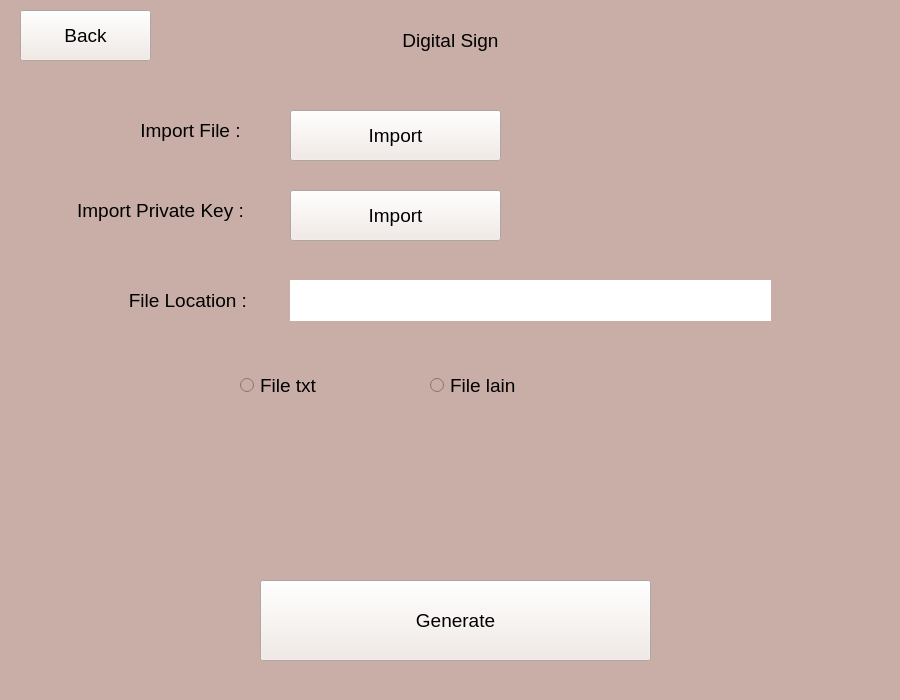
<?xml version="1.0" encoding="UTF-8"?>
<ui version="4.0">
 <class>MainWindow</class>
 <widget class="QMainWindow" name="MainWindow">
  <property name="geometry">
   <rect>
    <x>0</x>
    <y>0</y>
    <width>900</width>
    <height>700</height>
   </rect>
  </property>
  <property name="windowTitle">
   <string>MainWindow</string>
  </property>
  <property name="styleSheet">
   <string notr="true">background-color: rgb(201, 173, 167);</string>
  </property>
  <widget class="QWidget" name="centralwidget">
   <widget class="QPushButton" name="generateSign">
    <property name="geometry">
     <rect>
      <x>260</x>
      <y>580</y>
      <width>391</width>
      <height>81</height>
     </rect>
    </property>
    <property name="font">
     <font>
      <pointsize>14</pointsize>
     </font>
    </property>
    <property name="styleSheet">
     <string notr="true">background-color: rgb(242, 233, 228);</string>
    </property>
    <property name="text">
     <string>Generate</string>
    </property>
   </widget>
   <widget class="QLabel" name="label">
    <property name="geometry">
     <rect>
      <x>270</x>
      <y>20</y>
      <width>361</width>
      <height>41</height>
     </rect>
    </property>
    <property name="font">
     <font>
      <pointsize>14</pointsize>
     </font>
    </property>
    <property name="text">
     <string>Digital Sign</string>
    </property>
    <property name="alignment">
     <set>Qt::AlignCenter</set>
    </property>
    <property name="wordWrap">
     <bool>true</bool>
    </property>
   </widget>
   <widget class="QLabel" name="label_2">
    <property name="geometry">
     <rect>
      <x>10</x>
      <y>280</y>
      <width>361</width>
      <height>41</height>
     </rect>
    </property>
    <property name="font">
     <font>
      <pointsize>14</pointsize>
     </font>
    </property>
    <property name="text">
     <string>File Location : </string>
    </property>
    <property name="alignment">
     <set>Qt::AlignCenter</set>
    </property>
    <property name="wordWrap">
     <bool>true</bool>
    </property>
   </widget>
   <widget class="QLineEdit" name="lineEdit">
    <property name="geometry">
     <rect>
      <x>290</x>
      <y>280</y>
      <width>481</width>
      <height>41</height>
     </rect>
    </property>
    <property name="font">
     <font>
      <pointsize>14</pointsize>
      <kerning>true</kerning>
     </font>
    </property>
    <property name="styleSheet">
     <string notr="true">background-color: rgb(255, 255, 255);</string>
    </property>
    <property name="frame">
     <bool>false</bool>
    </property>
   </widget>
   <widget class="QLabel" name="label_3">
    <property name="geometry">
     <rect>
      <x>220</x>
      <y>480</y>
      <width>441</width>
      <height>41</height>
     </rect>
    </property>
    <property name="font">
     <font>
      <pointsize>14</pointsize>
     </font>
    </property>
    <property name="text">
     <string/>
    </property>
    <property name="alignment">
     <set>Qt::AlignCenter</set>
    </property>
    <property name="wordWrap">
     <bool>true</bool>
    </property>
   </widget>
   <widget class="QPushButton" name="backButton">
    <property name="geometry">
     <rect>
      <x>20</x>
      <y>10</y>
      <width>131</width>
      <height>51</height>
     </rect>
    </property>
    <property name="font">
     <font>
      <pointsize>14</pointsize>
     </font>
    </property>
    <property name="styleSheet">
     <string notr="true">background-color: rgb(242, 233, 228);</string>
    </property>
    <property name="text">
     <string>Back</string>
    </property>
   </widget>
   <widget class="QLabel" name="label_4">
    <property name="geometry">
     <rect>
      <x>10</x>
      <y>110</y>
      <width>361</width>
      <height>41</height>
     </rect>
    </property>
    <property name="font">
     <font>
      <pointsize>14</pointsize>
     </font>
    </property>
    <property name="text">
     <string>Import File :</string>
    </property>
    <property name="alignment">
     <set>Qt::AlignCenter</set>
    </property>
    <property name="wordWrap">
     <bool>true</bool>
    </property>
   </widget>
   <widget class="QPushButton" name="importFileButton">
    <property name="geometry">
     <rect>
      <x>290</x>
      <y>110</y>
      <width>211</width>
      <height>51</height>
     </rect>
    </property>
    <property name="font">
     <font>
      <pointsize>14</pointsize>
     </font>
    </property>
    <property name="styleSheet">
     <string notr="true">background-color: rgb(242, 233, 228);</string>
    </property>
    <property name="text">
     <string>Import</string>
    </property>
   </widget>
   <widget class="QPushButton" name="impPrivKeyButton">
    <property name="geometry">
     <rect>
      <x>290</x>
      <y>190</y>
      <width>211</width>
      <height>51</height>
     </rect>
    </property>
    <property name="font">
     <font>
      <pointsize>14</pointsize>
     </font>
    </property>
    <property name="styleSheet">
     <string notr="true">background-color: rgb(242, 233, 228);</string>
    </property>
    <property name="text">
     <string>Import</string>
    </property>
   </widget>
   <widget class="QLabel" name="label_5">
    <property name="geometry">
     <rect>
      <x>-20</x>
      <y>190</y>
      <width>361</width>
      <height>41</height>
     </rect>
    </property>
    <property name="font">
     <font>
      <pointsize>14</pointsize>
     </font>
    </property>
    <property name="text">
     <string>Import Private Key :</string>
    </property>
    <property name="alignment">
     <set>Qt::AlignCenter</set>
    </property>
    <property name="wordWrap">
     <bool>true</bool>
    </property>
   </widget>
   <widget class="QRadioButton" name="radioTxt">
    <property name="geometry">
     <rect>
      <x>240</x>
      <y>370</y>
      <width>131</width>
      <height>31</height>
     </rect>
    </property>
    <property name="font">
     <font>
      <pointsize>14</pointsize>
     </font>
    </property>
    <property name="text">
     <string>File txt</string>
    </property>
   </widget>
   <widget class="QRadioButton" name="radioFile">
    <property name="geometry">
     <rect>
      <x>430</x>
      <y>370</y>
      <width>131</width>
      <height>31</height>
     </rect>
    </property>
    <property name="font">
     <font>
      <pointsize>14</pointsize>
     </font>
    </property>
    <property name="text">
     <string>File lain</string>
    </property>
   </widget>
   <zorder>generateSign</zorder>
   <zorder>label</zorder>
   <zorder>label_2</zorder>
   <zorder>lineEdit</zorder>
   <zorder>label_3</zorder>
   <zorder>backButton</zorder>
   <zorder>label_4</zorder>
   <zorder>importFileButton</zorder>
   <zorder>label_5</zorder>
   <zorder>impPrivKeyButton</zorder>
   <zorder>radioTxt</zorder>
   <zorder>radioFile</zorder>
  </widget>
  <widget class="QStatusBar" name="statusbar"/>
 </widget>
 <resources/>
 <connections/>
</ui>
